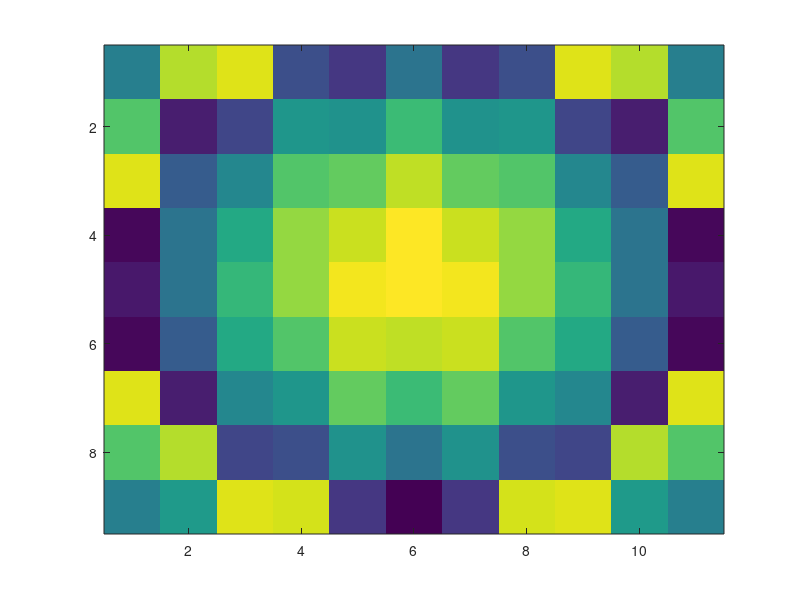
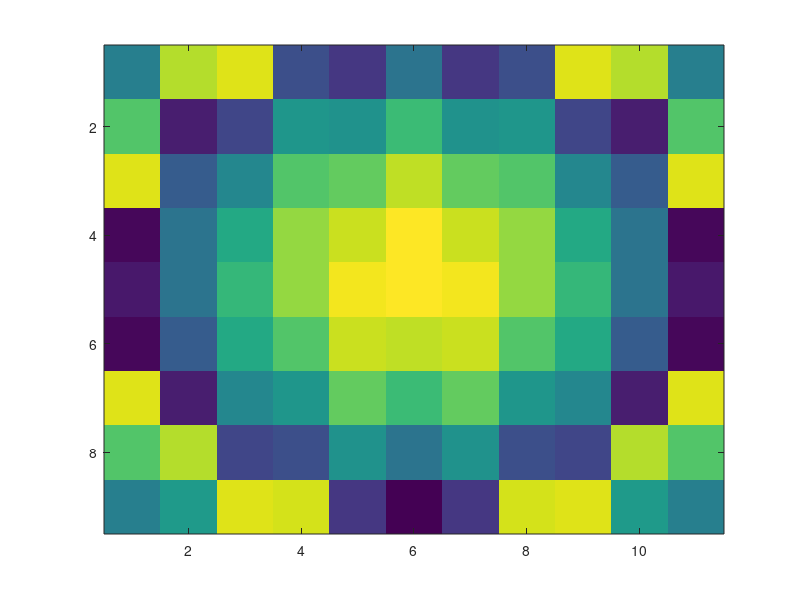

MATLAB code for these plots, in order:
close all;
clear all;
clc;

tic

%% The start of the phase map code
                Vortex = 0;
                Px=0.41; %period in x in um (distance between pillar centres)
                
                Py=((Px).*sqrt(3))./2; %period in y in um, for a honeycomb arrangement, change to just Px for square grid

                f=2.929;    %focal length in um

                pix=100/25;  %aperture or lens diameter size in um
                
                lambda = 0.561;    %this is the wavelength in um for the equation                
                lam = lambda.*1000;
                
                NA = pix./(2.*f);
                
                fprintf('The focal length is %dum \n',f)
                fprintf('The lens size/diameter is %dum \n',pix)
                fprintf('The wavelength is %dnm \n',lam)
                fprintf('The Numerical Aperture is is %.2f \n',NA)
 %%                              
                sizes =importdata('10_SiNx_Pillars_561nm.txt');     %this is where you input the data file from CST with your pillar and corresponding phase values
%                 sizes = sizes(:,1)

                FileName = sprintf('Lens_Small');        %the file name, can modify to be based on date, time etc
                [status, msg, msgID] = mkdir(FileName)
                
 %% Produces the number of pixels within the lens size, and checks if odd or even              
Rx = single((pix - (mod(pix,Px)))/Px);      %mod returns remainder after division, so Rx divides the aperture up into an integer number of pixels, Px

if mod(Rx,2) ~= 0           %if remainder of Rx,2 is not zero, i.e. odd number, subtract 1
    
    Rx = Rx - 1;            %fixes the issue where you have an even number of pixels, helpful for calculating only quarter of a lens to speed up
    
end

Ry = single((pix - (mod(pix,Py)))/Py);

if mod(Ry,2) ~= 0
        
    Ry = Ry - 1;                %same as above for Y direction   
    
end
%% generates 2D meshgrids for X,Y coordinates and corresponding phase based on vectors on Rx and Ry

x1 = linspace((-Rx./2).*Px,(Rx./2).*Px,Rx+1);       %makes a vector x1 with evenly spaced coordinates based on Rx
y1 = linspace((-Ry./2).*Py,(Ry./2).*Py,Ry+1);       %same but for Ry
sx = length(x1);                                    %checks size of x1
sy = length(y1);                                    %checks size of y1

Xcoord = (zeros(sx,sy));                            %makes a matrix that is sx*sy in size, which is 1 larger than Rx, as needs to contain "zeroth" pixel
Ycoord = (zeros(sx,sy));
phi  = (zeros(sx,sy));
Phi_Vortex = phi;

time1 = toc

%% Chooses values for x and y, to put into lens equation, and looks if honeycomb pattern, wraps phase as fraction of 1

for i = 1:sx   
    for j = 1:sy                                                          %make triangular lattice, for x row, based on if odd or even y value
        if mod(j,2) ~= 0                    % if j is even, do stuff
            x = x1(i);
            y = y1(j);
        else                                % if j is odd, do stuff
            x = x1(i) + Px./2;  
            y = y1(j);
        end        
        Xcoord(i,j) = x;    %these are for the output x and y coordinates in the text file
        Xcoord(i,j) = Xcoord(i,j);   %TRY AND CUT AWAY VALUES THAT GO OVER THE BORDER OF THE LENS SIZE (EVERY ODD COLUMN)
        Ycoord(i,j) = y;
    end       
end       
    phi = (-((2*pi./lambda).* ((sqrt( (f*f)+((Xcoord.^2)+(Ycoord.^2)) )-f)))); %write phase information to matrix based on triangular lattice location
    %phi is in multiples of 2pi, have to wrap phase
        
   %%   phase plate
   vort = atan2d(Xcoord,Ycoord);
   vort = vort+180;
%%    wrap phase

phib=phi;    
phi = phi./(2.*pi); %to make phase as a fraction of 2pi, same format as input file from CST. Can compare the two, as below

vortb = vort;
vort = vort./360;

i=0;
j=0;

for i=1:sx
    for j = 1:sy            
        while phib(i,j) < -360
            phib(i,j) = phib(i,j) + 360; %%this part is to wrap phase and create zones    
        end        
    end
end

i=0;
j=0;

for i=1:sx
    for j = 1:sy
            
        while phi(i,j) < -1
            phi(i,j) = phi(i,j) + 1; %%this part is to wrap phase and create zones
    
        end
        
    end
end
i=0;
j=0;
phi = phi + 1;

time2 = toc

%%  section to generate a circle to crop the lens area, convert from square matrix to circular matrix

diam = phi*0;       %make a zero matrix
vortdiam = vort*0;
combodiam = vort*0;
circ = diam;        %make a copy of diam
% Create a logical image of an ellipse with specified
% semi-major and semi-minor axes, center, and image size.
% First create the image.

imageSizeX = sy;
imageSizeY = sx;
[columnsInImage rowsInImage] = meshgrid(1:imageSizeX, 1:imageSizeY);        %make a 2D grid
% Next create the ellipse in the image.
centerX = sy/2;
centerY = sx/2;
radiusX = sy/2;
radiusY = sx/2;
ellipsePixels = (rowsInImage - centerY).^2 ./ radiusY^2 ...    %%finds difference between coordinate and centre, then squares to make positive, then divides by radius squared to normalise
    + (columnsInImage - centerX).^2 ./ radiusX^2 <= 1;  % ellipsePixels is a 2D "logical" array.

% Now, display it.

% figure(1)
% image(ellipsePixels) ;
% colormap([0 0 0; 1 1 1]);
% title('Binary image of a ellipse', 'FontSize', 20);

circ = ellipsePixels;

%% map pillars and round to nearest value onto equation of a lens

mask = phi;         %make a copy of phase matrix phi
vortmask = vort;

if Vortex ~= 1
    vortmask = 0;
end

combomask = mask + vortmask;

figure(2)
imagesc(mask)
if Vortex ==1
    figure(3)
    imagesc(vortmask)
end
figure(4)
imagesc(combomask)

for i=1:sx
    for j = 1:sy            
        while combomask(i,j) > 1
            combomask(i,j) = combomask(i,j) - 1; %%this part is to wrap phase and create zones    
        end        
    end
end

if Vortex == 1

figure(5)
imagesc(combomask)

else 

end


%%
% vortmask = vort;         %make a copy of phase matrix phi

for i=1:ceil(sx);        %only generate quarter of a lens
    for j=1:ceil(sy);
    if circ(i,j) == 1           %%only for circlular data in the ellipse
      
    test = sizes(:,2)-combomask(i,j);        %compares pillar phase and equation phase from phi
    index_neg = find(test<0);
    test(index_neg) = test(index_neg)+1;    
    % NEED TO delete the negative values, choose smallest positive value
    test2 = find(test==min(test));   
    
    if length(index_neg) == length(sizes)
        clear test2
        test2 = 1;
    end
    
    switch test2
        
        case 1
            combodiam(i,j) = sizes(1,1);
        case 2
            combodiam(i,j) = sizes(2,1);             
        case 3
            combodiam(i,j) = sizes(3,1);
        case 4
              combodiam(i,j) = sizes(4,1);
        case 5
              combodiam(i,j) = sizes(5,1);
        case 6                              %%All of these cases correspond to the number of chosen pillars, e.g. 8, 10, 16
              combodiam(i,j) = sizes(6,1);
        case 7
              combodiam(i,j) = sizes(7,1);
        case 8
              combodiam(i,j) = sizes(8,1); 
        case 9
              combodiam(i,j) = sizes(9,1); 
        case 10
              combodiam(i,j) = sizes(10,1); 
    end     
    clear test
    clear test2
    
    end
    
    end
end 
time4 = toc
% %% This part replicates the quarter lens into the other 3 quadrants, so don't need to calculate, symmetric
% diam(1:(ceil(sx/2)) , ((ceil(sy/2))+1):sy) = diam(1:(ceil(sx/2)) , 1:((floor(sy/2))));
% diam(1:(ceil(sx/2)) , ((ceil(sy/2))+1):sy) = fliplr(diam(1:(ceil(sx/2)) , ((ceil(sy/2))+1):sy));    
% diam(((ceil(sx/2))+1):sx , 1:sy) = diam(1:(floor(sx/2)) , 1:sy);
% diam(((ceil(sx/2))+1):sx , 1:sy) = flipud(diam(((ceil(sx/2))+1):sx , 1:sy));
%%

%% Make a file name to write data to with three headers
save_name = sprintf('%s/%s.mat',FileName, FileName)
save (save_name, 'combodiam')
time5 = toc

%% Write data to file
FileName = sprintf('Lens_Small.txt');
fileID = fopen(FileName,'W');
fprintf(fileID,'%12s %12s %8s\r\n','X Coord', 'Y Coord', 'Diam');

%%  Writes data to file named above
T = 0;
 for i = 0:sx-1         % Write the location and diameter of pillars
    
    for j = 0:sy-1
       
        a = Xcoord(i+1,j+1);
        b = (Ycoord(i+1,j+1));
        c = combodiam(i+1,j+1)./1000;    %divide by 1000 to get into um

        AA = [a; b; c];

        if c ~= 0       %%if the diameter value is non-zero, falls within a circle, then write

            fprintf(fileID,'%12.3f %12.3f %8.3f',AA);
            fprintf(fileID,'\r\n');   

            T = T+1;
        end
    
    end
        
end       

fclose(fileID);

%% Plot the lens in terms of pillar diameter
if Vortex == 1
  
    time6 = toc
% T
fig = figure 
imagesc(combodiam)       
save_fig = sprintf('%s/%s.fig',FileName, FileName)
savefig(fig,save_fig)
else

end
